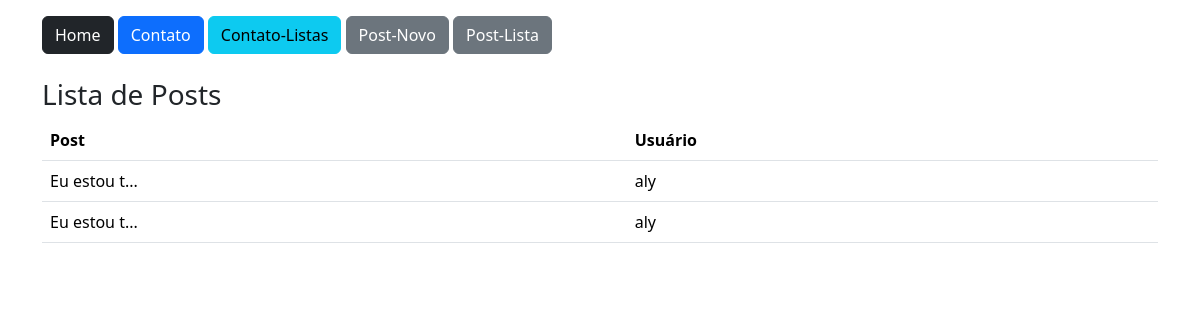
Screenshot of /post/lista with the database file from the repository.
### app/models.py (models this page shows)
class Post(db.Model):
    Id=db.Column(db.Integer,primary_key=True)
    data_criacao=db.Column(db.DateTime, default=datetime.utcnow())
    mensagem=db.Column(db.String,nullable=True)
    user_id=db.Column(db.Integer,db.ForeignKey('user.id'), nullable=True)
    def msg_resumo(self):
        return f"{self.mensagem[:10]}..."

class User(db.Model,UserMixin):
     id = db.Column(db.Integer, primary_key=True)
     nome=db.Column(db.String,nullable=True)
     sobrenome=db.Column(db.String,nullable=True)
     email=db.Column(db.String,nullable=True)
     senha=db.Column(db.String,nullable=True)
     posts=db.relationship('Post',backref='user',lazy=True)

### app/views.py (the view)
@app.route('/post/lista')
def PostLista():
     posts=Post.query.all()
     return render_template('post_lista.html',posts=posts)

### app/templates/post_lista.html (shortened to what this page needs)
{% extends 'base.html' %}
{% block content %}
     <div class="container">
      {% include 'nav.html'%}
       <div class="row mt-4">
        <h3>Lista de Posts</h3>
       <div class="col-12">
        <table class='table'>
          <thead>
            <tr>
              <th>Post</th>
              <th>Usuário</th>
              <th></th>
           </tr>
        </thead>
          <tbody>
            {% for linha in posts%}
            <tr>
              <td>{{linha.msg_resumo()}}</td>
              <td>{{linha.user.nome}}</td>
              <td></td
            </tr>
            {% endfor %}
          </tbody>
        </table>
       </div>
     </div>
     </div>
     {% endblock %}

### rows the page displays
Post: msg_resumo "Eu estou t...", user.nome "aly"
Post: msg_resumo "Eu estou t...", user.nome "aly"
